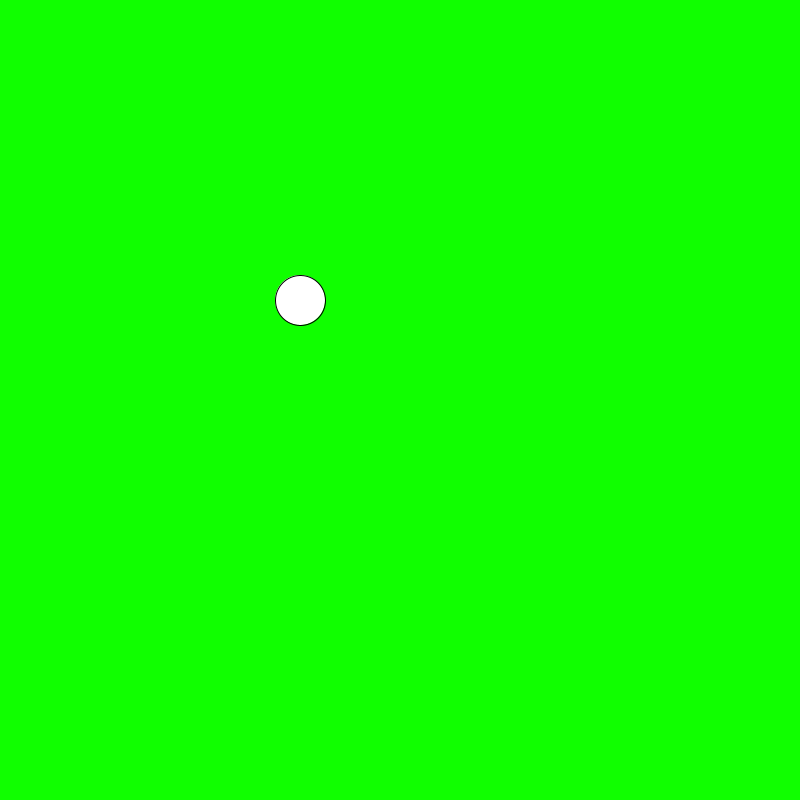
Frame 1 (no input)
Frame 60 (the mouse pressed at the canvas centre just before this capture): identical to frame 1, image omitted
Frame 120 (the mouse held since frame 60 and released just before this capture): identical to frame 1, image omitted

The Processing sketch that drew this single still picture (run headless with seeded random() and noise(); from frame 60 on, the mouse is pressed at the canvas centre):

// Processing sketch: Slippery_Dot
// ── Slippery_Dot.pde
// 1. Create three integer variables to represent the x, y, and the size of the ellipse
      int x = 300; 
      int y = 300;
      int size =50;
    void setup() {
     // 2. Set the size of your sketch
          size(800,800);
    }
    
    void draw() {
      // 3. Set the background color of your sketch
             background(#10FF00);
             
      // 4. Draw an ellipse. Make sure it fits in the window.
      // Use the variables created at the top of the sketch, 
      // for the location and size of your ellipse
         ellipse(x,y,size,size);
    }
    
    void mousePressed() {
      //5. Create an integer variable called distance
      int distance = 0; 
      
      //6. Set the value of the distance variable to the value returned by the getDistance method
      //   Pass the mouse's x and y (mouseX and mouseY) and the x and y of your ellipse to the method.
           distance = getDistance(x ,y ,mouseX ,mouseY);
          if(distance < size){
            x = (int)random(0,600);
            y = (int)random(0,600);
      //7.  Use an if statement to check if the distance variable is < the radius of the ellipse
      //    If it is, set a new x and y for the ellipse, using a random location on the window
      //    Hint: Use the Processing random() function       
      
    }
    }
    int getDistance(int x1, int y1, int x2, int y2) {
      return (int)Math.sqrt(Math.pow((x1-x2),2) + Math.pow((y1-y2),2));
    }
